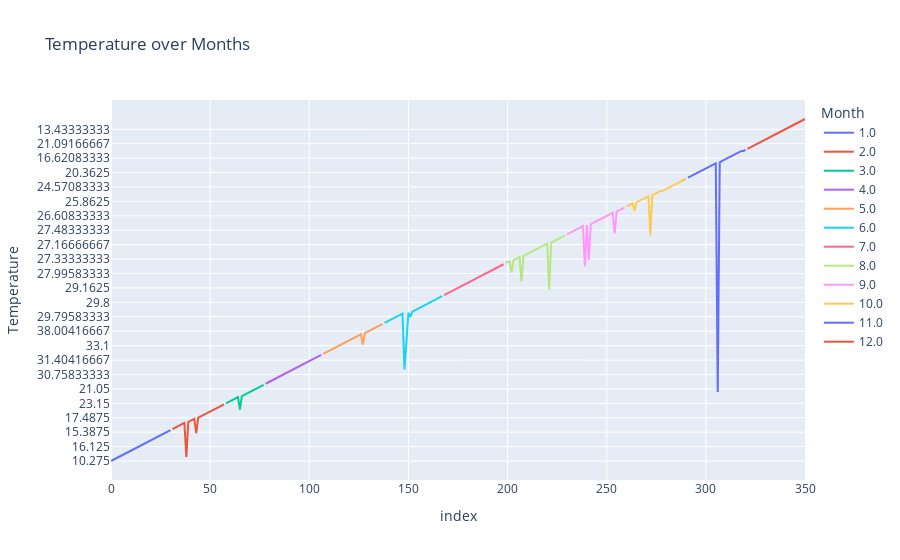
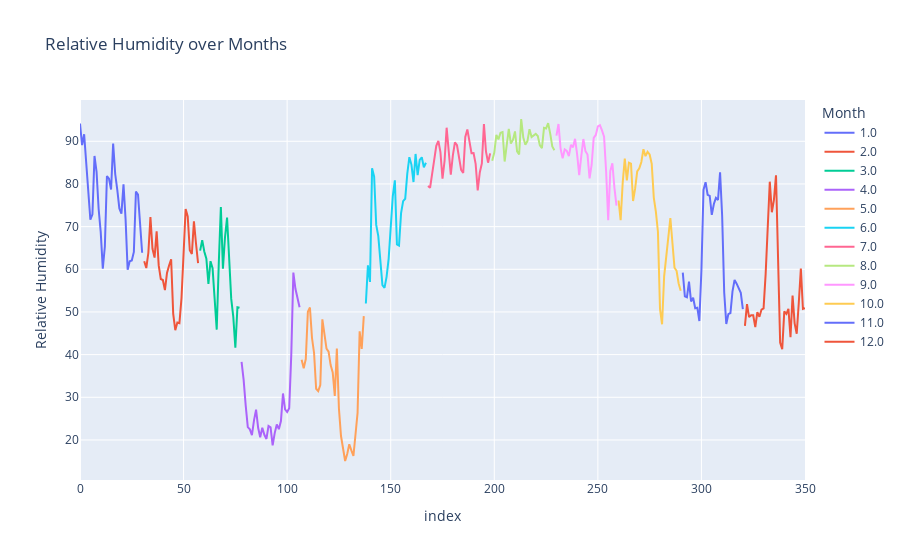
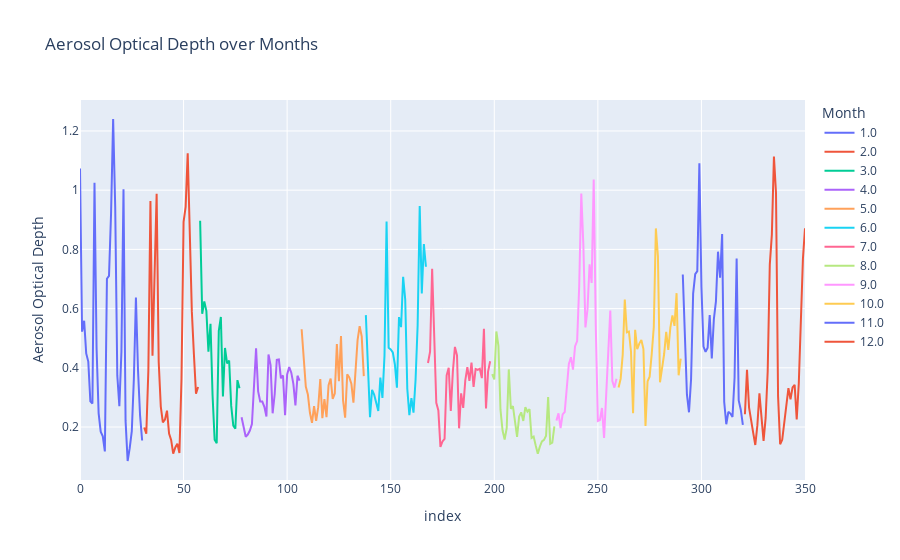
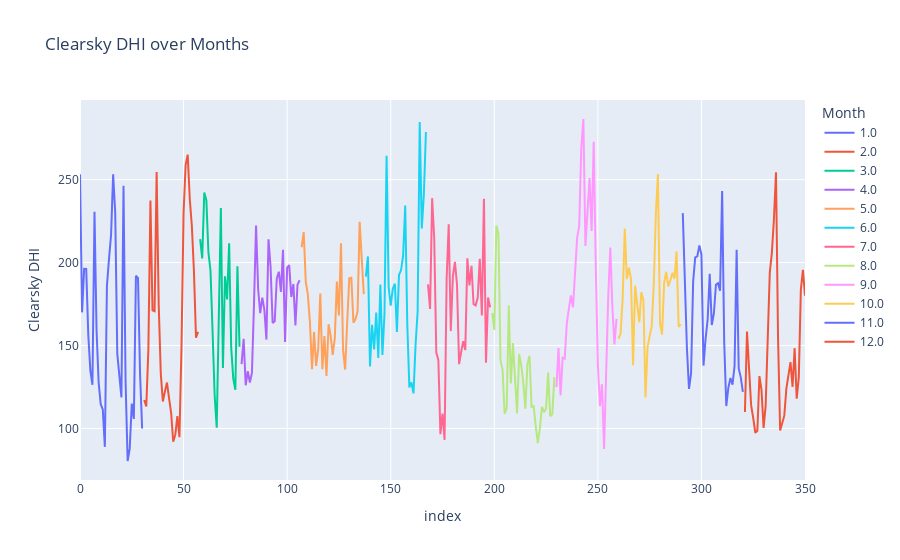

Notebook cell for these charts, in order:
### Code cell
for feature in df.columns:
    if feature not in ['Month', 'Day', 'Cloud Type', 'Station', 'Operational Capacity(MW)', "Latitude", "Longitude"]:
        fig = px.line(df, y=feature, color='Month', title=f"{feature} over Months")
        fig.show()

### Figure 1 — Plotly figure (JSON) as saved in the notebook; plotly's stock layout.template omitted (floating-point values rounded to 4 significant figures)
{"data": [{"hovertemplate": "Month=1.0<br>index=%{x}<br>Temperature=%{y}<extra></extra>", "legendgroup": "1.0", "line": {"color": "#636efa", "dash": "solid"}, "marker": {"symbol": "circle"}, "mode": "lines", "name": "1.0", "orientation": "v", "showlegend": true, "type": "scatter", "x": [0, 1, 2, 3, 4, 5, 6, 7, 8, 9, 10, 11, 12, 13, 14, 15, 16, 17, 18, 19, 20, 21, 22, 23, 24, 25, 26, 27, 28, 29, 30], "xaxis": "x", "y": ["10.275", "14.34166667", "13.83333333", "13.3875", "13.29583333", "13.675", "14.27916667", "16.59583333", "11.62916667", "9.520833333", "9.716666667", "12.275", "14.44166667", "15.95833333", "16.125", "17.77083333", "14.45833333", "14.27083333", "12.08333333", "11.74166667", "13.29166667", "14.49166667", "12.2625", "12.65", "13.175", "13.82083333", "16.50416667", "17.1625", "15.3875", "12.475", "12.52916667"], "yaxis": "y"}, {"hovertemplate": "Month=2.0<br>index=%{x}<br>Temperature=%{y}<extra></extra>", "legendgroup": "2.0", "line": {"color": "#EF553B", "dash": "solid"}, "marker": {"symbol": "circle"}, "mode": "lines", "name": "2.0", "orientation": "v", "showlegend": true, "type": "scatter", "x": [31, 32, 33, 34, 35, 36, 37, 38, 39, 40, 41, 42, 43, 44, 45, 46, 47, 48, 49, 50, 51, 52, 53, 54, 55, 56, 57], "xaxis": "x", "y": ["13.54166667", "12.8875", "13.00416667", "15.3625", "14.95416667", "16.00833333", "14.45416667", "13.29583333", "13.42083333", "13.09583333", "14.17916667", "15", "17.1625", "17.4875", "17.81666667", "17.67083333", "17.45", "17.99166667", "20.13333333", "22.41666667", "19.85833333", "19.95833333", "19.425", "18.59166667", "17.8625", "18.42916667", "19.23333333"], "yaxis": "y"}, {"hovertemplate": "Month=3.0<br>index=%{x}<br>Temperature=%{y}<extra></extra>", "legendgroup": "3.0", "line": {"color": "#00cc96", "dash": "solid"}, "marker": {"symbol": "circle"}, "mode": "lines", "name": "3.0", "orientation": "v", "showlegend": true, "type": "scatter", "x": [58, 59, 60, 61, 62, 63, 64, 65, 66, 67, 68, 69, 70, 71, 72, 73, 74, 75, 76, 77], "xaxis": "x", "y": ["23.15", "22.75416667", "22.19583333", "22.31666667", "22.6625", "22.9625", "21.25833333", "19.95833333", "21.2125", "20.4875", "22.175", "24.4875", "22.91666667", "21.62083333", "20.90833333", "21.05", "22.025", "24.11666667", "23.825", "25.825"], "yaxis": "y"}, {"hovertemplate": "Month=4.0<br>index=%{x}<br>Temperature=%{y}<extra></extra>", "legendgroup": "4.0", "line": {"color": "#ab63fa", "dash": "solid"}, "marker": {"symbol": "circle"}, "mode": "lines", "name": "4.0", "orientation": "v", "showlegend": true, "type": "scatter", "x": [78, 79, 80, 81, 82, 83, 84, 85, 86, 87, 88, 89, 90, 91, 92, 93, 94, 95, 96, 97, 98, 99, 100, 101, 102, 103, 104, 105, 106], "xaxis": "x", "y": ["28.84166667", "27.00833333", "26.26666667", "27.13333333", "28.29166667", "30.04166667", "29.8875", "29.92916667", "29.975", "30.75833333", "31.45416667", "32.1", "32.99166667", "33.95833333", "33.37916667", "33.75", "33.58333333", "34.04583333", "32.8125", "32.39583333", "30.79583333", "30.87083333", "30.29583333", "31.40416667", "29.9125", "28.61666667", "28.2", "28.25", "28.2875"], "yaxis": "y"}, {"hovertemplate": "Month=5.0<br>index=%{x}<br>Temperature=%{y}<extra></extra>", "legendgroup": "5.0", "line": {"color": "#FFA15A", "dash": "solid"}, "marker": {"symbol": "circle"}, "mode": "lines", "name": "5.0", "orientation": "v", "showlegend": true, "type": "scatter", "x": [107, 108, 109, 110, 111, 112, 113, 114, 115, 116, 117, 118, 119, 120, 121, 122, 123, 124, 125, 126, 127, 128, 129, 130, 131, 132, 133, 134, 135, 136, 137], "xaxis": "x", "y": ["30.89166667", "31.19583333", "32.20833333", "31.33333333", "30.14166667", "31.05416667", "29.9375", "32.53333333", "33.1", "33.525", "30.925", "31.89166667", "32.1375", "32.8375", "35.1875", "34.13333333", "34.18333333", "32.70416667", "33.1875", "33.24166667", "33.525", "36.3625", "37.8375", "38.00416667", "38.15416667", "38.42083333", "38.3625", "37", "32.92916667", "33.8875", "32.775"], "yaxis": "y"}, {"hovertemplate": "Month=6.0<br>index=%{x}<br>Temperature=%{y}<extra></extra>", "legendgroup": "6.0", "line": {"color": "#19d3f3", "dash": "solid"}, "marker": {"symbol": "circle"}, "mode": "lines", "name": "6.0", "orientation": "v", "showlegend": true, "type": "scatter", "x": [138, 139, 140, 141, 142, 143, 144, 145, 146, 147, 148, 149, 150, 151, 152, 153, 154, 155, 156, 157, 158, 159, 160, 161, 162, 163, 164, 165, 166, 167], "xaxis": "x", "y": ["31.6625", "29.29166667", "29.375", "25.98333333", "25.425", "28.60416667", "29.79583333", "31", "32.45416667", "33.16666667", "33.37916667", "32.70416667", "31.45", "29.79583333", "29.48333333", "30.525", "30.725", "30.25416667", "29.64583333", "30.2", "27.99166667", "27.59583333", "28.8625", "29.8", "27.80416667", "28.23333333", "26.2", "27.89166667", "28.95", "28.22083333"], "yaxis": "y"}, {"hovertemplate": "Month=7.0<br>index=%{x}<br>Temperature=%{y}<extra></extra>", "legendgroup": "7.0", "line": {"color": "#FF6692", "dash": "solid"}, "marker": {"symbol": "circle"}, "mode": "lines", "name": "7.0", "orientation": "v", "showlegend": true, "type": "scatter", "x": [168, 169, 170, 171, 172, 173, 174, 175, 176, 177, 178, 179, 180, 181, 182, 183, 184, 185, 186, 187, 188, 189, 190, 191, 192, 193, 194, 195, 196, 197, 198], "xaxis": "x", "y": ["29.56666667", "30.1", "29.90416667", "29.2875", "27.725", "26.82083333", "27.29166667", "29.1625", "28.475", "26.31666667", "27.65416667", "28.8", "28.44583333", "28.0625", "27.925", "28.89166667", "29.4", "29.02083333", "27.50833333", "27.25833333", "27.14583333", "27.99583333", "27.79166667", "27.86666667", "28.48333333", "28.64166667", "28.55833333", "26.9375", "27.5", "28.02916667", "27.92916667"], "yaxis": "y"}, {"hovertemplate": "Month=8.0<br>index=%{x}<br>Temperature=%{y}<extra></extra>", "legendgroup": "8.0", "line": {"color": "#B6E880", "dash": "solid"}, "marker": {"symbol": "circle"}, "mode": "lines", "name": "8.0", "orientation": "v", "showlegend": true, "type": "scatter", "x": [199, 200, 201, 202, 203, 204, 205, 206, 207, 208, 209, 210, 211, 212, 213, 214, 215, 216, 217, 218, 219, 220, 221, 222, 223, 224, 225, 226, 227, 228, 229], "xaxis": "x", "y": ["28.77083333", "28.70416667", "27.71666667", "27.79166667", "27.5375", "27.33333333", "28.125", "28.24583333", "28.0625", "28.625", "28.275", "27.625", "28.21666667", "28.29583333", "26.1375", "27.93333333", "28.9875", "28.60833333", "28.03333333", "27.45416667", "27.16666667", "26.9125", "26.82083333", "26.84583333", "27.60833333", "26.5", "26.57083333", "26.8875", "26.975", "26.775", "27.18333333"], "yaxis": "y"}, {"hovertemplate": "Month=9.0<br>index=%{x}<br>Temperature=%{y}<extra></extra>", "legendgroup": "9.0", "line": {"color": "#FF97FF", "dash": "solid"}, "marker": {"symbol": "circle"}, "mode": "lines", "name": "9.0", "orientation": "v", "showlegend": true, "type": "scatter", "x": [230, 231, 232, 233, 234, 235, 236, 237, 238, 239, 240, 241, 242, 243, 244, 245, 246, 247, 248, 249, 250, 251, 252, 253, 254, 255, 256, 257, 258, 259], "xaxis": "x", "y": ["26.54166667", "26.00833333", "27.175", "27.20833333", "27.48333333", "27.55416667", "26.97916667", "27.2375", "28.08333333", "27.5", "25.35416667", "27.5375", "28.05833333", "27.30416667", "27.8", "27.82916667", "28.83333333", "28.225", "27.44166667", "26.69583333", "26.60833333", "26.47916667", "27.02916667", "26.8375", "26.00833333", "27.1125", "26.63333333", "26.35416667", "26.52916667", "25.375"], "yaxis": "y"}, {"hovertemplate": "Month=10.0<br>index=%{x}<br>Temperature=%{y}<extra></extra>", "legendgroup": "10.0", "line": {"color": "#FECB52", "dash": "solid"}, "marker": {"symbol": "circle"}, "mode": "lines", "name": "10.0", "orientation": "v", "showlegend": true, "type": "scatter", "x": [260, 261, 262, 263, 264, 265, 266, 267, 268, 269, 270, 271, 272, 273, 274, 275, 276, 277, 278, 279, 280, 281, 282, 283, 284, 285, 286, 287, 288, 289, 290], "xaxis": "x", "y": ["24.65833333", "25.45416667", "25.25416667", "25.38333333", "26.63333333", "26.6125", "25.8625", "25.34583333", "25.77916667", "26.29583333", "26.85833333", "26.55416667", "27.18333333", "26.6625", "26.6", "26.79583333", "27.12083333", "26.7", "26.7", "25.97083333", "25.2", "24.925", "24.57083333", "24.9125", "24.0625", "23.74166667", "24.00833333", "23.66666667", "22.70833333", "22.03333333", "21.9125"], "yaxis": "y"}, {"hovertemplate": "Month=11.0<br>index=%{x}<br>Temperature=%{y}<extra></extra>", "legendgroup": "11.0", "line": {"color": "#636efa", "dash": "solid"}, "marker": {"symbol": "circle"}, "mode": "lines", "name": "11.0", "orientation": "v", "showlegend": true, "type": "scatter", "x": [291, 292, 293, 294, 295, 296, 297, 298, 299, 300, 301, 302, 303, 304, 305, 306, 307, 308, 309, 310, 311, 312, 313, 314, 315, 316, 317, 318, 319, 320], "xaxis": "x", "y": ["20.32916667", "20.225", "20.14166667", "19.475", "20.5375", "20.3625", "20.19583333", "19.7", "19.84166667", "19.3125", "21.0625", "22.40833333", "22.77916667", "22.85", "23.2125", "22.91666667", "22.3625", "23.14583333", "22.45833333", "19.625", "16.62083333", "17.04166667", "17.27916667", "18.05", "18.51666667", "19.9875", "18.52916667", "19.3", "19.3", "18.84166667"], "yaxis": "y"}, {"hovertemplate": "Month=12.0<br>index=%{x}<br>Temperature=%{y}<extra></extra>", "legendgroup": "12.0", "line": {"color": "#EF553B", "dash": "solid"}, "marker": {"symbol": "circle"}, "mode": "lines", "name": "12.0", "orientation": "v", "showlegend": true, "type": "scatter", "x": [321, 322, 323, 324, 325, 326, 327, 328, 329, 330, 331, 332, 333, 334, 335, 336, 337, 338, 339, 340, 341, 342, 343, 344, 345, 346, 347, 348, 349, 350], "xaxis": "x", "y": ["18.74166667", "17.89166667", "19.2125", "19.325", "19.72083333", "21.09166667", "20.5875", "20.18333333", "20.57083333", "20.425", "20.06666667", "19.96666667", "18.1", "18.01666667", "16.425", "15.42916667", "14.37916667", "13.15833333", "13.74583333", "13.43333333", "14.50833333", "15.6625", "17.15", "16.01666667", "15.70416667", "16.02083333", "16.65", "16.14166667", "13.91666667", "13.4125"], "yaxis": "y"}], "layout": {"legend": {"title": {"text": "Month"}, "tracegroupgap": 0}, "title": {"text": "Temperature over Months"}, "xaxis": {"anchor": "y", "domain": [0, 1], "title": {"text": "index"}}, "yaxis": {"anchor": "x", "domain": [0, 1], "title": {"text": "Temperature"}}}}

### Figure 2 — Plotly figure (JSON) as saved in the notebook; plotly's stock layout.template omitted (floating-point values rounded to 4 significant figures)
{"data": [{"hovertemplate": "Month=1.0<br>index=%{x}<br>Relative Humidity=%{y}<extra></extra>", "legendgroup": "1.0", "line": {"color": "#636efa", "dash": "solid"}, "marker": {"symbol": "circle"}, "mode": "lines", "name": "1.0", "orientation": "v", "showlegend": true, "type": "scatter", "x": [0, 1, 2, 3, 4, 5, 6, 7, 8, 9, 10, 11, 12, 13, 14, 15, 16, 17, 18, 19, 20, 21, 22, 23, 24, 25, 26, 27, 28, 29, 30], "xaxis": "x", "y": [94.16, 89.1, 91.66, 85.07, 76.88, 71.62, 72.89, 86.57, 82.86, 74.14, 68.76, 60.14, 65.35, 81.85, 81.22, 78.72, 89.5, 82.33, 78.61, 74.27, 73.03, 79.9, 71.77, 59.87, 61.88, 62.08, 64.07, 78.21, 77.53, 69.3, 63.88], "yaxis": "y"}, {"hovertemplate": "Month=2.0<br>index=%{x}<br>Relative Humidity=%{y}<extra></extra>", "legendgroup": "2.0", "line": {"color": "#EF553B", "dash": "solid"}, "marker": {"symbol": "circle"}, "mode": "lines", "name": "2.0", "orientation": "v", "showlegend": true, "type": "scatter", "x": [31, 32, 33, 34, 35, 36, 37, 38, 39, 40, 41, 42, 43, 44, 45, 46, 47, 48, 49, 50, 51, 52, 53, 54, 55, 56, 57], "xaxis": "x", "y": [61.89, 60.3, 63.87, 72.21, 64.8, 62.73, 68.92, 60.91, 57.73, 57.48, 55.13, 59.15, 60.91, 62.34, 49.56, 45.73, 47.54, 47.37, 53.25, 63.82, 74.11, 72.39, 64.45, 63.6, 71.25, 66.04, 61.43], "yaxis": "y"}, {"hovertemplate": "Month=3.0<br>index=%{x}<br>Relative Humidity=%{y}<extra></extra>", "legendgroup": "3.0", "line": {"color": "#00cc96", "dash": "solid"}, "marker": {"symbol": "circle"}, "mode": "lines", "name": "3.0", "orientation": "v", "showlegend": true, "type": "scatter", "x": [58, 59, 60, 61, 62, 63, 64, 65, 66, 67, 68, 69, 70, 71, 72, 73, 74, 75, 76, 77], "xaxis": "x", "y": [64.37, 66.83, 64.18, 62.47, 56.56, 61.9, 60.27, 53.32, 45.84, 61.48, 74.57, 60.12, 67.5, 72.1, 63.03, 53.12, 48.86, 41.61, 51.11, 51.0], "yaxis": "y"}, {"hovertemplate": "Month=4.0<br>index=%{x}<br>Relative Humidity=%{y}<extra></extra>", "legendgroup": "4.0", "line": {"color": "#ab63fa", "dash": "solid"}, "marker": {"symbol": "circle"}, "mode": "lines", "name": "4.0", "orientation": "v", "showlegend": true, "type": "scatter", "x": [78, 79, 80, 81, 82, 83, 84, 85, 86, 87, 88, 89, 90, 91, 92, 93, 94, 95, 96, 97, 98, 99, 100, 101, 102, 103, 104, 105, 106], "xaxis": "x", "y": [38.28, 34.07, 28.03, 23.0, 22.5, 21.13, 24.58, 27.11, 22.85, 20.65, 22.86, 21.22, 20.24, 23.27, 22.96, 18.72, 21.6, 23.63, 22.53, 24.43, 30.9, 27.15, 26.54, 27.44, 40.12, 59.23, 55.43, 53.16, 51.08], "yaxis": "y"}, {"hovertemplate": "Month=5.0<br>index=%{x}<br>Relative Humidity=%{y}<extra></extra>", "legendgroup": "5.0", "line": {"color": "#FFA15A", "dash": "solid"}, "marker": {"symbol": "circle"}, "mode": "lines", "name": "5.0", "orientation": "v", "showlegend": true, "type": "scatter", "x": [107, 108, 109, 110, 111, 112, 113, 114, 115, 116, 117, 118, 119, 120, 121, 122, 123, 124, 125, 126, 127, 128, 129, 130, 131, 132, 133, 134, 135, 136, 137], "xaxis": "x", "y": [38.78, 36.81, 38.96, 50.07, 51.03, 43.89, 40.39, 32.0, 31.47, 32.85, 48.27, 44.81, 41.43, 40.72, 37.56, 35.82, 30.33, 41.42, 27.37, 20.92, 17.39, 15.07, 16.7, 19.0, 17.54, 16.27, 21.28, 26.33, 45.44, 41.35, 49.02], "yaxis": "y"}, {"hovertemplate": "Month=6.0<br>index=%{x}<br>Relative Humidity=%{y}<extra></extra>", "legendgroup": "6.0", "line": {"color": "#19d3f3", "dash": "solid"}, "marker": {"symbol": "circle"}, "mode": "lines", "name": "6.0", "orientation": "v", "showlegend": true, "type": "scatter", "x": [138, 139, 140, 141, 142, 143, 144, 145, 146, 147, 148, 149, 150, 151, 152, 153, 154, 155, 156, 157, 158, 159, 160, 161, 162, 163, 164, 165, 166, 167], "xaxis": "x", "y": [51.99, 60.93, 57.05, 83.68, 81.73, 70.41, 67.78, 60.89, 56.31, 55.65, 58.24, 62.45, 69.89, 77.14, 80.87, 65.82, 65.54, 73.17, 75.97, 76.54, 82.41, 86.27, 84.54, 80.45, 87.03, 82.08, 85.66, 86.25, 83.91, 84.96], "yaxis": "y"}, {"hovertemplate": "Month=7.0<br>index=%{x}<br>Relative Humidity=%{y}<extra></extra>", "legendgroup": "7.0", "line": {"color": "#FF6692", "dash": "solid"}, "marker": {"symbol": "circle"}, "mode": "lines", "name": "7.0", "orientation": "v", "showlegend": true, "type": "scatter", "x": [168, 169, 170, 171, 172, 173, 174, 175, 176, 177, 178, 179, 180, 181, 182, 183, 184, 185, 186, 187, 188, 189, 190, 191, 192, 193, 194, 195, 196, 197, 198], "xaxis": "x", "y": [79.55, 79.11, 82.38, 85.85, 88.93, 90.09, 87.48, 81.22, 85.42, 93.18, 87.17, 82.2, 86.71, 89.73, 89.07, 85.79, 83.31, 82.56, 91.0, 92.78, 89.51, 87.19, 87.22, 84.71, 78.5, 82.71, 84.81, 94.02, 87.55, 84.99, 87.17], "yaxis": "y"}, {"hovertemplate": "Month=8.0<br>index=%{x}<br>Relative Humidity=%{y}<extra></extra>", "legendgroup": "8.0", "line": {"color": "#B6E880", "dash": "solid"}, "marker": {"symbol": "circle"}, "mode": "lines", "name": "8.0", "orientation": "v", "showlegend": true, "type": "scatter", "x": [199, 200, 201, 202, 203, 204, 205, 206, 207, 208, 209, 210, 211, 212, 213, 214, 215, 216, 217, 218, 219, 220, 221, 222, 223, 224, 225, 226, 227, 228, 229], "xaxis": "x", "y": [85.43, 87.35, 91.48, 90.44, 92.01, 92.17, 85.26, 88.99, 92.89, 89.47, 90.31, 92.31, 87.66, 86.94, 95.23, 90.86, 89.17, 90.06, 92.85, 91.02, 91.48, 91.74, 91.23, 89.06, 88.41, 93.14, 92.99, 94.27, 91.78, 88.78, 87.89], "yaxis": "y"}, {"hovertemplate": "Month=9.0<br>index=%{x}<br>Relative Humidity=%{y}<extra></extra>", "legendgroup": "9.0", "line": {"color": "#FF97FF", "dash": "solid"}, "marker": {"symbol": "circle"}, "mode": "lines", "name": "9.0", "orientation": "v", "showlegend": true, "type": "scatter", "x": [230, 231, 232, 233, 234, 235, 236, 237, 238, 239, 240, 241, 242, 243, 244, 245, 246, 247, 248, 249, 250, 251, 252, 253, 254, 255, 256, 257, 258, 259], "xaxis": "x", "y": [91.34, 94.06, 88.29, 86.02, 88.11, 87.74, 86.52, 89.16, 88.61, 90.58, 86.95, 82.09, 86.52, 90.54, 87.7, 86.88, 81.29, 84.51, 90.81, 91.48, 93.5, 93.77, 92.55, 91.09, 82.85, 71.48, 83.03, 84.84, 79.1, 74.92], "yaxis": "y"}, {"hovertemplate": "Month=10.0<br>index=%{x}<br>Relative Humidity=%{y}<extra></extra>", "legendgroup": "10.0", "line": {"color": "#FECB52", "dash": "solid"}, "marker": {"symbol": "circle"}, "mode": "lines", "name": "10.0", "orientation": "v", "showlegend": true, "type": "scatter", "x": [260, 261, 262, 263, 264, 265, 266, 267, 268, 269, 270, 271, 272, 273, 274, 275, 276, 277, 278, 279, 280, 281, 282, 283, 284, 285, 286, 287, 288, 289, 290], "xaxis": "x", "y": [76.12, 71.5, 80.33, 85.93, 80.83, 84.97, 84.77, 76.0, 78.96, 82.96, 83.68, 85.14, 88.15, 86.51, 87.54, 86.92, 84.74, 76.82, 73.54, 68.8, 50.74, 47.1, 58.35, 62.84, 67.91, 72.01, 66.22, 60.38, 59.64, 56.67, 54.99], "yaxis": "y"}, {"hovertemplate": "Month=11.0<br>index=%{x}<br>Relative Humidity=%{y}<extra></extra>", "legendgroup": "11.0", "line": {"color": "#636efa", "dash": "solid"}, "marker": {"symbol": "circle"}, "mode": "lines", "name": "11.0", "orientation": "v", "showlegend": true, "type": "scatter", "x": [291, 292, 293, 294, 295, 296, 297, 298, 299, 300, 301, 302, 303, 304, 305, 306, 307, 308, 309, 310, 311, 312, 313, 314, 315, 316, 317, 318, 319, 320], "xaxis": "x", "y": [59.21, 53.64, 53.44, 57.1, 52.47, 53.34, 50.88, 51.0, 47.87, 59.86, 78.62, 80.42, 77.47, 77.19, 72.75, 75.3, 76.73, 76.25, 82.74, 72.62, 54.55, 47.17, 49.51, 49.76, 54.84, 57.49, 56.64, 55.49, 54.49, 50.66], "yaxis": "y"}, {"hovertemplate": "Month=12.0<br>index=%{x}<br>Relative Humidity=%{y}<extra></extra>", "legendgroup": "12.0", "line": {"color": "#EF553B", "dash": "solid"}, "marker": {"symbol": "circle"}, "mode": "lines", "name": "12.0", "orientation": "v", "showlegend": true, "type": "scatter", "x": [321, 322, 323, 324, 325, 326, 327, 328, 329, 330, 331, 332, 333, 334, 335, 336, 337, 338, 339, 340, 341, 342, 343, 344, 345, 346, 347, 348, 349, 350], "xaxis": "x", "y": [46.73, 51.82, 48.81, 49.23, 49.23, 46.45, 49.94, 48.89, 50.56, 50.84, 58.86, 68.36, 80.53, 73.37, 76.28, 82.02, 63.35, 42.82, 41.28, 50.13, 49.56, 50.74, 44.11, 53.82, 47.33, 44.91, 52.16, 60.16, 50.71, 50.89], "yaxis": "y"}], "layout": {"legend": {"title": {"text": "Month"}, "tracegroupgap": 0}, "title": {"text": "Relative Humidity over Months"}, "xaxis": {"anchor": "y", "domain": [0, 1], "title": {"text": "index"}}, "yaxis": {"anchor": "x", "domain": [0, 1], "title": {"text": "Relative Humidity"}}}}

### Figure 3 — Plotly figure (JSON) as saved in the notebook; plotly's stock layout.template omitted (floating-point values rounded to 4 significant figures)
{"data": [{"hovertemplate": "Month=1.0<br>index=%{x}<br>Aerosol Optical Depth=%{y}<extra></extra>", "legendgroup": "1.0", "line": {"color": "#636efa", "dash": "solid"}, "marker": {"symbol": "circle"}, "mode": "lines", "name": "1.0", "orientation": "v", "showlegend": true, "type": "scatter", "x": [0, 1, 2, 3, 4, 5, 6, 7, 8, 9, 10, 11, 12, 13, 14, 15, 16, 17, 18, 19, 20, 21, 22, 23, 24, 25, 26, 27, 28, 29, 30], "xaxis": "x", "y": [1.073, 0.522, 0.5589, 0.4488, 0.421, 0.2871, 0.2794, 1.025, 0.4657, 0.2462, 0.1845, 0.1689, 0.1176, 0.7009, 0.7103, 0.922, 1.24, 0.9428, 0.3743, 0.2702, 0.455, 1.003, 0.2207, 0.08529, 0.1285, 0.186, 0.3621, 0.6375, 0.3929, 0.2391, 0.1546], "yaxis": "y"}, {"hovertemplate": "Month=2.0<br>index=%{x}<br>Aerosol Optical Depth=%{y}<extra></extra>", "legendgroup": "2.0", "line": {"color": "#EF553B", "dash": "solid"}, "marker": {"symbol": "circle"}, "mode": "lines", "name": "2.0", "orientation": "v", "showlegend": true, "type": "scatter", "x": [31, 32, 33, 34, 35, 36, 37, 38, 39, 40, 41, 42, 43, 44, 45, 46, 47, 48, 49, 50, 51, 52, 53, 54, 55, 56, 57], "xaxis": "x", "y": [0.1986, 0.1772, 0.3918, 0.9632, 0.4412, 0.6855, 0.9875, 0.4194, 0.269, 0.2156, 0.2249, 0.2554, 0.178, 0.1564, 0.1102, 0.1311, 0.1435, 0.1124, 0.3631, 0.8933, 0.9438, 1.124, 0.8188, 0.5889, 0.4444, 0.3124, 0.335], "yaxis": "y"}, {"hovertemplate": "Month=3.0<br>index=%{x}<br>Aerosol Optical Depth=%{y}<extra></extra>", "legendgroup": "3.0", "line": {"color": "#00cc96", "dash": "solid"}, "marker": {"symbol": "circle"}, "mode": "lines", "name": "3.0", "orientation": "v", "showlegend": true, "type": "scatter", "x": [58, 59, 60, 61, 62, 63, 64, 65, 66, 67, 68, 69, 70, 71, 72, 73, 74, 75, 76, 77], "xaxis": "x", "y": [0.8966, 0.5827, 0.6239, 0.5923, 0.4547, 0.5487, 0.3063, 0.1573, 0.1454, 0.5246, 0.5717, 0.3031, 0.467, 0.4147, 0.4244, 0.2714, 0.2049, 0.194, 0.3584, 0.3309], "yaxis": "y"}, {"hovertemplate": "Month=4.0<br>index=%{x}<br>Aerosol Optical Depth=%{y}<extra></extra>", "legendgroup": "4.0", "line": {"color": "#ab63fa", "dash": "solid"}, "marker": {"symbol": "circle"}, "mode": "lines", "name": "4.0", "orientation": "v", "showlegend": true, "type": "scatter", "x": [78, 79, 80, 81, 82, 83, 84, 85, 86, 87, 88, 89, 90, 91, 92, 93, 94, 95, 96, 97, 98, 99, 100, 101, 102, 103, 104, 105, 106], "xaxis": "x", "y": [0.2328, 0.2028, 0.1673, 0.1746, 0.1882, 0.2098, 0.3496, 0.4657, 0.3206, 0.2861, 0.2859, 0.2681, 0.2354, 0.4449, 0.4093, 0.2463, 0.3116, 0.4271, 0.4283, 0.3646, 0.3743, 0.24, 0.3778, 0.4027, 0.3836, 0.3459, 0.2729, 0.3733, 0.3567], "yaxis": "y"}, {"hovertemplate": "Month=5.0<br>index=%{x}<br>Aerosol Optical Depth=%{y}<extra></extra>", "legendgroup": "5.0", "line": {"color": "#FFA15A", "dash": "solid"}, "marker": {"symbol": "circle"}, "mode": "lines", "name": "5.0", "orientation": "v", "showlegend": true, "type": "scatter", "x": [107, 108, 109, 110, 111, 112, 113, 114, 115, 116, 117, 118, 119, 120, 121, 122, 123, 124, 125, 126, 127, 128, 129, 130, 131, 132, 133, 134, 135, 136, 137], "xaxis": "x", "y": [0.5302, 0.4146, 0.3365, 0.3102, 0.2481, 0.2143, 0.2702, 0.2208, 0.2671, 0.3619, 0.2299, 0.2941, 0.2334, 0.3414, 0.3637, 0.2952, 0.3134, 0.4806, 0.3547, 0.5076, 0.2896, 0.2319, 0.3784, 0.3678, 0.3464, 0.2823, 0.3761, 0.4935, 0.5409, 0.5062, 0.3721], "yaxis": "y"}, {"hovertemplate": "Month=6.0<br>index=%{x}<br>Aerosol Optical Depth=%{y}<extra></extra>", "legendgroup": "6.0", "line": {"color": "#19d3f3", "dash": "solid"}, "marker": {"symbol": "circle"}, "mode": "lines", "name": "6.0", "orientation": "v", "showlegend": true, "type": "scatter", "x": [138, 139, 140, 141, 142, 143, 144, 145, 146, 147, 148, 149, 150, 151, 152, 153, 154, 155, 156, 157, 158, 159, 160, 161, 162, 163, 164, 165, 166, 167], "xaxis": "x", "y": [0.5781, 0.4007, 0.2331, 0.3258, 0.3099, 0.2821, 0.2545, 0.3674, 0.2982, 0.4413, 0.8941, 0.4674, 0.4621, 0.4519, 0.412, 0.3326, 0.5712, 0.5375, 0.7072, 0.6311, 0.3291, 0.2403, 0.2973, 0.2488, 0.3599, 0.5438, 0.9466, 0.6507, 0.8178, 0.7413], "yaxis": "y"}, {"hovertemplate": "Month=7.0<br>index=%{x}<br>Aerosol Optical Depth=%{y}<extra></extra>", "legendgroup": "7.0", "line": {"color": "#FF6692", "dash": "solid"}, "marker": {"symbol": "circle"}, "mode": "lines", "name": "7.0", "orientation": "v", "showlegend": true, "type": "scatter", "x": [168, 169, 170, 171, 172, 173, 174, 175, 176, 177, 178, 179, 180, 181, 182, 183, 184, 185, 186, 187, 188, 189, 190, 191, 192, 193, 194, 195, 196, 197, 198], "xaxis": "x", "y": [0.4163, 0.4543, 0.7345, 0.4951, 0.282, 0.2558, 0.1332, 0.1513, 0.16, 0.3746, 0.3999, 0.2543, 0.3871, 0.4706, 0.442, 0.1956, 0.314, 0.2646, 0.3578, 0.4023, 0.3557, 0.4174, 0.3355, 0.3963, 0.3933, 0.397, 0.3653, 0.5315, 0.2627, 0.3871, 0.4223], "yaxis": "y"}, {"hovertemplate": "Month=8.0<br>index=%{x}<br>Aerosol Optical Depth=%{y}<extra></extra>", "legendgroup": "8.0", "line": {"color": "#B6E880", "dash": "solid"}, "marker": {"symbol": "circle"}, "mode": "lines", "name": "8.0", "orientation": "v", "showlegend": true, "type": "scatter", "x": [199, 200, 201, 202, 203, 204, 205, 206, 207, 208, 209, 210, 211, 212, 213, 214, 215, 216, 217, 218, 219, 220, 221, 222, 223, 224, 225, 226, 227, 228, 229], "xaxis": "x", "y": [0.3784, 0.3611, 0.5227, 0.4741, 0.2576, 0.1881, 0.1581, 0.1962, 0.3946, 0.2616, 0.2709, 0.2214, 0.1669, 0.2354, 0.2497, 0.2206, 0.2668, 0.2521, 0.2604, 0.1633, 0.1676, 0.1374, 0.1101, 0.1339, 0.1512, 0.1567, 0.1706, 0.3014, 0.143, 0.1471, 0.2019], "yaxis": "y"}, {"hovertemplate": "Month=9.0<br>index=%{x}<br>Aerosol Optical Depth=%{y}<extra></extra>", "legendgroup": "9.0", "line": {"color": "#FF97FF", "dash": "solid"}, "marker": {"symbol": "circle"}, "mode": "lines", "name": "9.0", "orientation": "v", "showlegend": true, "type": "scatter", "x": [230, 231, 232, 233, 234, 235, 236, 237, 238, 239, 240, 241, 242, 243, 244, 245, 246, 247, 248, 249, 250, 251, 252, 253, 254, 255, 256, 257, 258, 259], "xaxis": "x", "y": [0.2217, 0.2461, 0.1968, 0.2426, 0.2507, 0.3363, 0.4133, 0.4358, 0.3939, 0.473, 0.4905, 0.6767, 0.9886, 0.8142, 0.5366, 0.5973, 0.7495, 0.6868, 1.036, 0.5392, 0.2205, 0.2238, 0.2643, 0.1633, 0.3064, 0.4558, 0.5933, 0.3551, 0.3331, 0.3631], "yaxis": "y"}, {"hovertemplate": "Month=10.0<br>index=%{x}<br>Aerosol Optical Depth=%{y}<extra></extra>", "legendgroup": "10.0", "line": {"color": "#FECB52", "dash": "solid"}, "marker": {"symbol": "circle"}, "mode": "lines", "name": "10.0", "orientation": "v", "showlegend": true, "type": "scatter", "x": [260, 261, 262, 263, 264, 265, 266, 267, 268, 269, 270, 271, 272, 273, 274, 275, 276, 277, 278, 279, 280, 281, 282, 283, 284, 285, 286, 287, 288, 289, 290], "xaxis": "x", "y": [0.3337, 0.3625, 0.4446, 0.6303, 0.5199, 0.5225, 0.4542, 0.2466, 0.5282, 0.463, 0.4819, 0.4938, 0.4635, 0.2037, 0.3545, 0.3701, 0.4462, 0.5377, 0.8707, 0.7769, 0.3509, 0.3936, 0.4466, 0.5215, 0.4606, 0.5355, 0.5769, 0.5416, 0.6521, 0.3747, 0.4314], "yaxis": "y"}, {"hovertemplate": "Month=11.0<br>index=%{x}<br>Aerosol Optical Depth=%{y}<extra></extra>", "legendgroup": "11.0", "line": {"color": "#636efa", "dash": "solid"}, "marker": {"symbol": "circle"}, "mode": "lines", "name": "11.0", "orientation": "v", "showlegend": true, "type": "scatter", "x": [291, 292, 293, 294, 295, 296, 297, 298, 299, 300, 301, 302, 303, 304, 305, 306, 307, 308, 309, 310, 311, 312, 313, 314, 315, 316, 317, 318, 319, 320], "xaxis": "x", "y": [0.715, 0.4919, 0.3099, 0.2497, 0.3616, 0.6507, 0.7166, 0.7266, 1.091, 0.6736, 0.472, 0.4539, 0.4679, 0.578, 0.432, 0.5641, 0.6246, 0.7921, 0.7041, 0.8515, 0.2846, 0.2094, 0.2513, 0.2454, 0.234, 0.3663, 0.769, 0.29, 0.2584, 0.2069], "yaxis": "y"}, {"hovertemplate": "Month=12.0<br>index=%{x}<br>Aerosol Optical Depth=%{y}<extra></extra>", "legendgroup": "12.0", "line": {"color": "#EF553B", "dash": "solid"}, "marker": {"symbol": "circle"}, "mode": "lines", "name": "12.0", "orientation": "v", "showlegend": true, "type": "scatter", "x": [321, 322, 323, 324, 325, 326, 327, 328, 329, 330, 331, 332, 333, 334, 335, 336, 337, 338, 339, 340, 341, 342, 343, 344, 345, 346, 347, 348, 349, 350], "xaxis": "x", "y": [0.2432, 0.3935, 0.2656, 0.2146, 0.1803, 0.1394, 0.2055, 0.3137, 0.2251, 0.153, 0.2307, 0.389, 0.7487, 0.8498, 1.114, 0.9911, 0.3045, 0.1418, 0.1567, 0.2106, 0.2714, 0.3311, 0.2938, 0.3337, 0.3428, 0.2255, 0.3477, 0.5672, 0.7682, 0.8711], "yaxis": "y"}], "layout": {"legend": {"title": {"text": "Month"}, "tracegroupgap": 0}, "title": {"text": "Aerosol Optical Depth over Months"}, "xaxis": {"anchor": "y", "domain": [0, 1], "title": {"text": "index"}}, "yaxis": {"anchor": "x", "domain": [0, 1], "title": {"text": "Aerosol Optical Depth"}}}}

### Figure 4 — Plotly figure (JSON) as saved in the notebook; plotly's stock layout.template omitted (floating-point values rounded to 4 significant figures)
{"data": [{"hovertemplate": "Month=1.0<br>index=%{x}<br>Clearsky DHI=%{y}<extra></extra>", "legendgroup": "1.0", "line": {"color": "#636efa", "dash": "solid"}, "marker": {"symbol": "circle"}, "mode": "lines", "name": "1.0", "orientation": "v", "showlegend": true, "type": "scatter", "x": [0, 1, 2, 3, 4, 5, 6, 7, 8, 9, 10, 11, 12, 13, 14, 15, 16, 17, 18, 19, 20, 21, 22, 23, 24, 25, 26, 27, 28, 29, 30], "xaxis": "x", "y": [253.3, 170.0, 196.3, 196.2, 156.3, 134.8, 126.3, 230.7, 158.9, 127.8, 114.6, 111.5, 88.9, 186.0, 202.1, 216.7, 253.2, 230.2, 144.9, 132.1, 118.7, 246.3, 128.5, 80.36, 87.82, 115.0, 105.7, 192.1, 190.6, 132.6, 100.0], "yaxis": "y"}, {"hovertemplate": "Month=2.0<br>index=%{x}<br>Clearsky DHI=%{y}<extra></extra>", "legendgroup": "2.0", "line": {"color": "#EF553B", "dash": "solid"}, "marker": {"symbol": "circle"}, "mode": "lines", "name": "2.0", "orientation": "v", "showlegend": true, "type": "scatter", "x": [31, 32, 33, 34, 35, 36, 37, 38, 39, 40, 41, 42, 43, 44, 45, 46, 47, 48, 49, 50, 51, 52, 53, 54, 55, 56, 57], "xaxis": "x", "y": [117.2, 113.3, 147.4, 237.4, 171.2, 170.6, 254.6, 174.5, 133.0, 116.3, 122.4, 127.6, 118.2, 109.5, 92.0, 96.09, 107.4, 94.73, 149.2, 230.0, 258.9, 265.1, 238.2, 222.1, 195.0, 154.7, 158.2], "yaxis": "y"}, {"hovertemplate": "Month=3.0<br>index=%{x}<br>Clearsky DHI=%{y}<extra></extra>", "legendgroup": "3.0", "line": {"color": "#00cc96", "dash": "solid"}, "marker": {"symbol": "circle"}, "mode": "lines", "name": "3.0", "orientation": "v", "showlegend": true, "type": "scatter", "x": [58, 59, 60, 61, 62, 63, 64, 65, 66, 67, 68, 69, 70, 71, 72, 73, 74, 75, 76, 77], "xaxis": "x", "y": [214.2, 202.5, 242.3, 237.6, 206.1, 195.2, 158.4, 120.0, 100.4, 173.5, 232.9, 136.5, 191.8, 177.8, 211.7, 148.5, 129.9, 123.3, 197.8, 149.2], "yaxis": "y"}, {"hovertemplate": "Month=4.0<br>index=%{x}<br>Clearsky DHI=%{y}<extra></extra>", "legendgroup": "4.0", "line": {"color": "#ab63fa", "dash": "solid"}, "marker": {"symbol": "circle"}, "mode": "lines", "name": "4.0", "orientation": "v", "showlegend": true, "type": "scatter", "x": [78, 79, 80, 81, 82, 83, 84, 85, 86, 87, 88, 89, 90, 91, 92, 93, 94, 95, 96, 97, 98, 99, 100, 101, 102, 103, 104, 105, 106], "xaxis": "x", "y": [138.8, 154.1, 126.0, 134.6, 127.7, 133.5, 175.0, 222.3, 184.1, 169.6, 178.8, 171.7, 153.6, 214.0, 197.5, 163.6, 164.6, 190.5, 194.5, 182.3, 207.7, 152.2, 196.9, 198.5, 179.2, 187.1, 162.2, 186.7, 189.3], "yaxis": "y"}, {"hovertemplate": "Month=5.0<br>index=%{x}<br>Clearsky DHI=%{y}<extra></extra>", "legendgroup": "5.0", "line": {"color": "#FFA15A", "dash": "solid"}, "marker": {"symbol": "circle"}, "mode": "lines", "name": "5.0", "orientation": "v", "showlegend": true, "type": "scatter", "x": [107, 108, 109, 110, 111, 112, 113, 114, 115, 116, 117, 118, 119, 120, 121, 122, 123, 124, 125, 126, 127, 128, 129, 130, 131, 132, 133, 134, 135, 136, 137], "xaxis": "x", "y": [209.2, 218.4, 188.3, 180.8, 163.9, 135.7, 158.3, 137.7, 147.9, 181.3, 135.8, 155.7, 131.6, 162.9, 156.0, 144.4, 154.4, 188.6, 168.1, 211.7, 147.1, 135.5, 164.2, 190.5, 190.8, 163.8, 165.9, 170.5, 224.6, 205.5, 181.0], "yaxis": "y"}, {"hovertemplate": "Month=6.0<br>index=%{x}<br>Clearsky DHI=%{y}<extra></extra>", "legendgroup": "6.0", "line": {"color": "#19d3f3", "dash": "solid"}, "marker": {"symbol": "circle"}, "mode": "lines", "name": "6.0", "orientation": "v", "showlegend": true, "type": "scatter", "x": [138, 139, 140, 141, 142, 143, 144, 145, 146, 147, 148, 149, 150, 151, 152, 153, 154, 155, 156, 157, 158, 159, 160, 161, 162, 163, 164, 165, 166, 167], "xaxis": "x", "y": [191.5, 203.7, 137.4, 162.5, 147.6, 169.9, 142.4, 186.8, 144.3, 169.4, 264.4, 185.4, 174.0, 184.3, 187.3, 158.2, 192.6, 195.5, 204.4, 234.4, 162.7, 124.7, 127.8, 121.1, 150.5, 170.4, 284.7, 220.6, 241.1, 278.8], "yaxis": "y"}, {"hovertemplate": "Month=7.0<br>index=%{x}<br>Clearsky DHI=%{y}<extra></extra>", "legendgroup": "7.0", "line": {"color": "#FF6692", "dash": "solid"}, "marker": {"symbol": "circle"}, "mode": "lines", "name": "7.0", "orientation": "v", "showlegend": true, "type": "scatter", "x": [168, 169, 170, 171, 172, 173, 174, 175, 176, 177, 178, 179, 180, 181, 182, 183, 184, 185, 186, 187, 188, 189, 190, 191, 192, 193, 194, 195, 196, 197, 198], "xaxis": "x", "y": [186.9, 172.0, 238.9, 215.0, 145.8, 141.3, 96.5, 109.0, 93.07, 190.3, 223.1, 158.7, 191.8, 200.4, 186.8, 138.8, 145.9, 152.5, 147.2, 202.6, 186.2, 198.0, 175.0, 174.2, 178.8, 202.2, 168.2, 238.5, 139.6, 178.9, 173.0], "yaxis": "y"}, {"hovertemplate": "Month=8.0<br>index=%{x}<br>Clearsky DHI=%{y}<extra></extra>", "legendgroup": "8.0", "line": {"color": "#B6E880", "dash": "solid"}, "marker": {"symbol": "circle"}, "mode": "lines", "name": "8.0", "orientation": "v", "showlegend": true, "type": "scatter", "x": [199, 200, 201, 202, 203, 204, 205, 206, 207, 208, 209, 210, 211, 212, 213, 214, 215, 216, 217, 218, 219, 220, 221, 222, 223, 224, 225, 226, 227, 228, 229], "xaxis": "x", "y": [169.5, 159.4, 222.4, 217.5, 141.1, 135.3, 108.8, 112.1, 174.1, 127.2, 151.5, 128.7, 109.0, 144.8, 138.2, 127.5, 111.9, 138.8, 143.8, 113.0, 113.4, 101.8, 91.08, 99.75, 113.1, 109.8, 112.0, 133.7, 107.3, 108.6, 130.9], "yaxis": "y"}, {"hovertemplate": "Month=9.0<br>index=%{x}<br>Clearsky DHI=%{y}<extra></extra>", "legendgroup": "9.0", "line": {"color": "#FF97FF", "dash": "solid"}, "marker": {"symbol": "circle"}, "mode": "lines", "name": "9.0", "orientation": "v", "showlegend": true, "type": "scatter", "x": [230, 231, 232, 233, 234, 235, 236, 237, 238, 239, 240, 241, 242, 243, 244, 245, 246, 247, 248, 249, 250, 251, 252, 253, 254, 255, 256, 257, 258, 259], "xaxis": "x", "y": [125.0, 148.4, 119.8, 142.7, 142.1, 163.2, 172.2, 180.2, 173.0, 195.5, 215.1, 222.0, 269.1, 286.6, 210.0, 230.4, 250.9, 219.1, 272.8, 198.1, 138.7, 113.4, 126.6, 87.58, 139.5, 178.8, 209.1, 173.3, 150.7, 166.1], "yaxis": "y"}, {"hovertemplate": "Month=10.0<br>index=%{x}<br>Clearsky DHI=%{y}<extra></extra>", "legendgroup": "10.0", "line": {"color": "#FECB52", "dash": "solid"}, "marker": {"symbol": "circle"}, "mode": "lines", "name": "10.0", "orientation": "v", "showlegend": true, "type": "scatter", "x": [260, 261, 262, 263, 264, 265, 266, 267, 268, 269, 270, 271, 272, 273, 274, 275, 276, 277, 278, 279, 280, 281, 282, 283, 284, 285, 286, 287, 288, 289, 290], "xaxis": "x", "y": [154.1, 157.2, 179.3, 220.6, 190.0, 196.9, 190.2, 138.1, 186.1, 174.8, 164.0, 182.1, 177.4, 118.7, 149.1, 155.6, 161.5, 187.0, 229.5, 253.3, 163.2, 156.5, 187.7, 194.5, 185.6, 189.2, 193.8, 190.3, 206.7, 161.3, 162.9], "yaxis": "y"}, {"hovertemplate": "Month=11.0<br>index=%{x}<br>Clearsky DHI=%{y}<extra></extra>", "legendgroup": "11.0", "line": {"color": "#636efa", "dash": "solid"}, "marker": {"symbol": "circle"}, "mode": "lines", "name": "11.0", "orientation": "v", "showlegend": true, "type": "scatter", "x": [291, 292, 293, 294, 295, 296, 297, 298, 299, 300, 301, 302, 303, 304, 305, 306, 307, 308, 309, 310, 311, 312, 313, 314, 315, 316, 317, 318, 319, 320], "xaxis": "x", "y": [229.8, 182.1, 148.2, 123.8, 133.2, 188.5, 203.2, 203.7, 210.4, 204.8, 137.9, 153.9, 165.6, 193.3, 162.4, 169.2, 186.6, 187.5, 183.1, 243.2, 151.9, 113.5, 124.6, 130.4, 126.4, 137.7, 207.7, 136.2, 130.8, 122.1], "yaxis": "y"}, {"hovertemplate": "Month=12.0<br>index=%{x}<br>Clearsky DHI=%{y}<extra></extra>", "legendgroup": "12.0", "line": {"color": "#EF553B", "dash": "solid"}, "marker": {"symbol": "circle"}, "mode": "lines", "name": "12.0", "orientation": "v", "showlegend": true, "type": "scatter", "x": [321, 322, 323, 324, 325, 326, 327, 328, 329, 330, 331, 332, 333, 334, 335, 336, 337, 338, 339, 340, 341, 342, 343, 344, 345, 346, 347, 348, 349, 350], "xaxis": "x", "y": [109.9, 158.4, 136.1, 113.9, 106.3, 97.4, 98.6, 131.6, 123.2, 100.3, 113.4, 148.4, 194.0, 205.8, 226.2, 254.5, 153.9, 98.7, 104.2, 107.7, 124.0, 132.7, 140.0, 125.1, 148.4, 117.9, 130.8, 183.8, 195.6, 180.0], "yaxis": "y"}], "layout": {"legend": {"title": {"text": "Month"}, "tracegroupgap": 0}, "title": {"text": "Clearsky DHI over Months"}, "xaxis": {"anchor": "y", "domain": [0, 1], "title": {"text": "index"}}, "yaxis": {"anchor": "x", "domain": [0, 1], "title": {"text": "Clearsky DHI"}}}}
